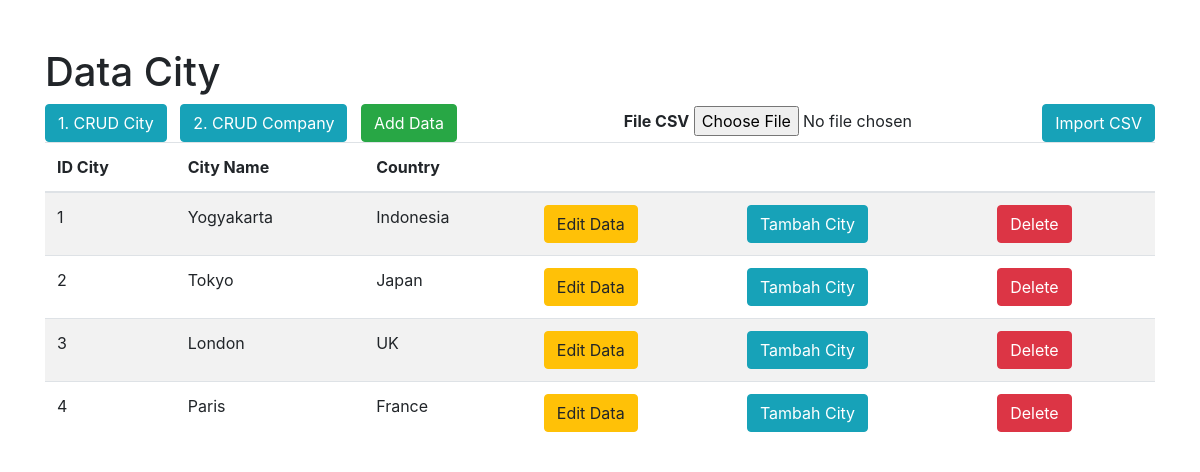
Screenshot of /city.php with the database file from the repository.
### tables this page shows
CREATE TABLE `city` (
  `idcity` int(11) NOT NULL,
  `cityname` varchar(150) DEFAULT NULL,
  `country` varchar(150) DEFAULT NULL
);

### city.php (the view, shortened to what this page needs)
<?php include "koneksi.php"; ?>
<!doctype html>
<html lang="en">
  <head>
    <link rel="stylesheet" href="https://maxcdn.bootstrapcdn.com/bootstrap/4.0.0/css/bootstrap.min.css">
  </head>
  <body>
  	<div class="container mt-5">
  		<h1>Data City</h1>
      <div class="row">
        <div class="col-6">
        <a href="city.php" class="btn btn-info" target="_blank">1. CRUD City</a> &nbsp
        <a href="company.php" class="btn btn-info" target="_blank">2. CRUD Company</a> &nbsp
        <a href="tambahcity.php" class="btn btn-success">Add Data</a> &nbsp
        </div>
        <div class="col-6">
          <form class="float-right" method="POST" action="" enctype="multipart/form-data">
          <label><strong>File CSV</strong></label>
          <input type="file" name="upload">
          <input class="btn btn-info" type="submit" name="submit" value="Import CSV">
        </form>
        </div>
      </div>
       <table class="table table-striped">
            <thead>
              <tr>
                <th scope="col">ID City</th>
                <th scope="col">City Name</th>
                <th scope="col">Country</th>
                <th scope="col"></th>
                <th scope="col"></th>
                <th scope="col"></th>
              </tr>
            </thead>
            <tbody>
              <?php
                $query = "select idcity,cityname,country from city";
                $exQuery = $mysqli->query($query);
                   while($user_data = mysqli_fetch_array($exQuery)) {
                      echo "<tr>";
                      echo "<td>$user_data[idcity]</td>";
                      echo "<td>$user_data[cityname]</td>";
                      echo "<td>$user_data[country]</td>";
                      echo "<td><a href='editcity.php?idcity=$user_data[idcity]' class='btn btn-warning'>Edit Data</a></td>";
                      echo "<td><a href='tambahcity.php?idcity=$user_data[idcity]' class='btn btn-info'>Tambah City</a></td>";
                      echo "<td><a href='deletecity.php?idcity=$user_data[idcity]' class='btn btn-danger'>Delete</a></td>";
                      echo "</tr>";
                  }
               ?>
            </tbody>
          </table>
        </div>
  </body>
</html>

### rows the page displays
city: idcity "1", cityname "Yogyakarta", country "Indonesia"
city: idcity "2", cityname "Tokyo", country "Japan"
city: idcity "3", cityname "London", country "UK"
city: idcity "4", cityname "Paris", country "France"
